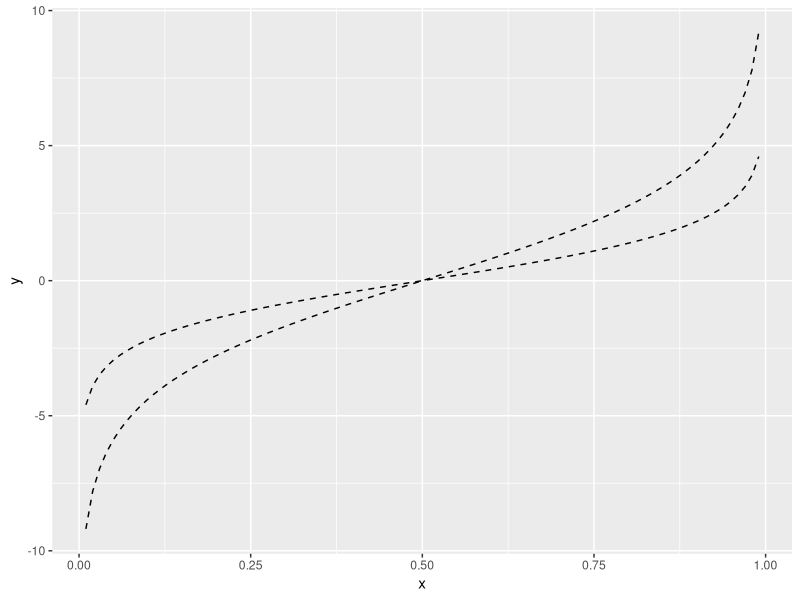

Reproduce this figure in R.
## ---- chunk 1
knitr::opts_chunk$set(echo = FALSE)

# Learn more about creating blogs with Distill at:
# https://rstudio.github.io/distill/blog.html

## ---- chunk 2
# This comment is 75 characters long aaaaaaaaaaaaaaaaaaaaaaaaaaaaaaaaaaaaa
library(ggplot2)

# Setting line type vs colour/size
# Line type needs to be applied to a line as a whole, so it can
# not be used with colour or size that vary across a line
x <- seq(0.01, .99, length.out = 100)
df <- data.frame(
  x = rep(x, 2),
  y = c(qlogis(x), 2 * qlogis(x)),
  group = rep(c("a","b"), each = 100)
)
p <- ggplot(df, aes(x=x, y=y, group=group))
# These work
p + geom_line(linetype = 2)
## ---- chunk 3
d1 <- head(iris)
d2 <- head(mtcars)

knitr::kable(list(d1, d2), caption = "A tale of two tables")
## ---- chunk 4
knitr::kable(d2, format = "html", caption = "Title of the table")
## ---- chunk 5
# comment 
## ---- chunk 6
# comment
